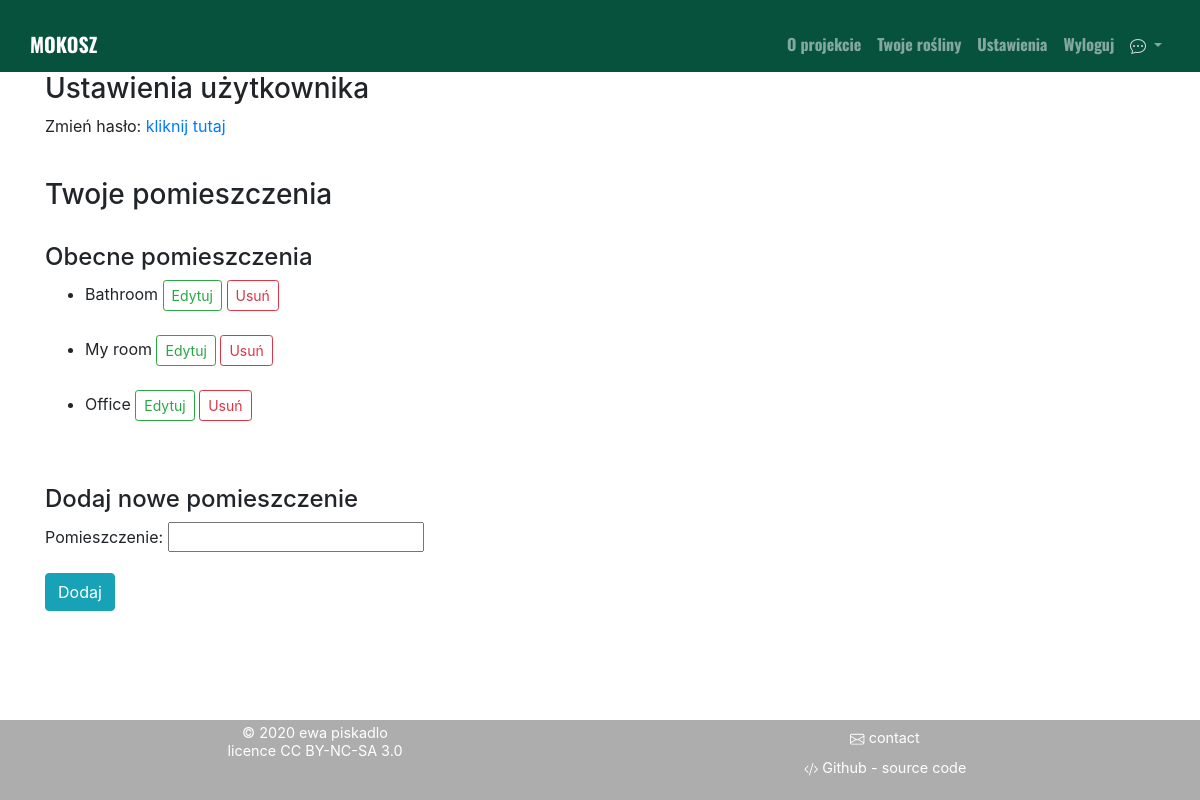
Screenshot of /pl/manager/settings/ (signed in) with the database file from the repository.
### manager/models.py (models this page shows, shortened)
class Location(models.Model):
    owner = models.ForeignKey(User, on_delete=models.CASCADE)
    room = models.CharField(_('room'),max_length=50)
    class Meta:
        verbose_name = _('location')
        verbose_name_plural = _('locations')
        ordering = ['room']
        unique_together = ['owner', 'room']

### manager/views.py (the view, shortened to what this page needs)
# urls.py: path('settings/', views.Settings, name='settings'),
@login_required
def Settings(request):
    current_locations = Location.objects.filter(owner=request.user)
    testFormSet = modelformset_factory(Location, fields=('room',), extra=1)
    formset = testFormSet(queryset=Location.objects.none())
    return render(request, 'manager/settings.html', {"formset" : formset, "current_locations" : current_locations})

### manager/templates/manager/settings.html (shortened to what this page needs)
{% extends "base.html" %}
{% load bootstrap4 i18n %}
{% block body_block%}
    <div class='container'>
        <h3>{% trans "User settings" %}</h3>
            <p>{% trans "Change your password: " %}<a href="{% url 'accounts:change_password' %}">{% trans "click here" %}</a></p>
    </div>
    <br>
    <div class='container'>
        <h3>{% trans "Your locations" %}</h3>
        <br>
        <h4>{% trans "Current locations:" %}</h4>
        <ul>
        {% if current_locations %}
            {% for loc in current_locations %}
            <li>{{loc.room}}
                <a class="btn btn-outline-success btn-sm" href="{% url 'manager:editLoc' pk=loc.pk %}" role="button"> {% trans "Edit" %} </a>
                <a class="btn btn-outline-danger btn-sm" href="{% url 'manager:deleteLoc' pk=loc.pk %}" role="button"> {% trans "Delete" %} </a>
            </li>
            <br>
            {% endfor %}
        </ul>
        {% else %}
            <p>{% trans "No location created yet!" %}</p>
        {% endif %}
        <br>
        <h4>{% trans "Add a new location:" %}</h4>
        <form action="{% url 'manager:settings' %}" method='POST'>
            {{ formset.as_p }}
            <input type="submit" class='btn btn-info align-self-center mx-auto' value={% trans "Add" %}>
        </form>
    </div>
{% endblock %}

### rows the page displays
Location: room "Bathroom"
Location: room "My room"
Location: room "Office"
